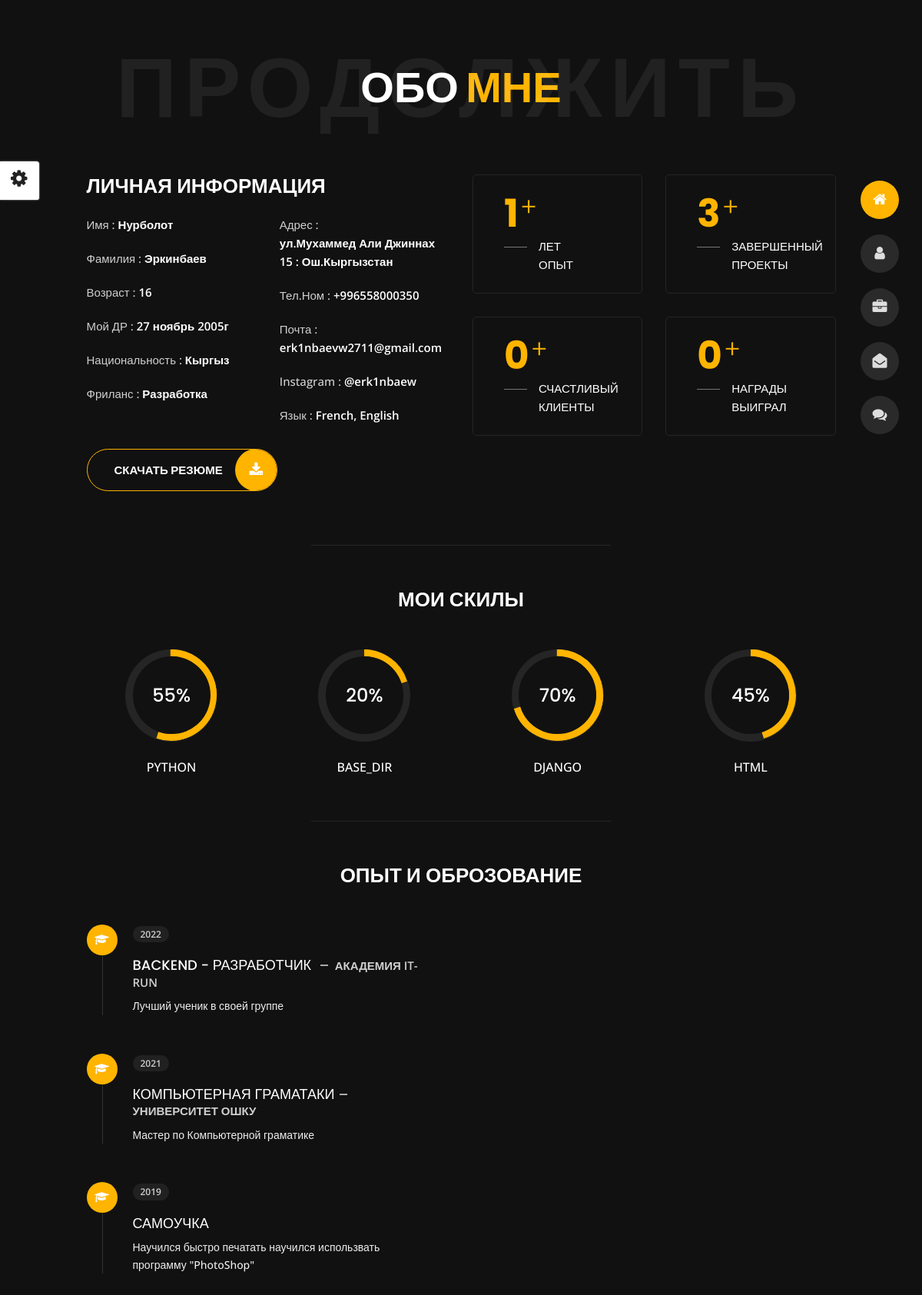
The page /about/ on the database its author committed.
### about/models.py (models this page shows)
class About(models.Model):
    my_name = models.CharField(max_length =245)
    my_desc = models.TextField()
    my_works1 = models.CharField(max_length =255)
    my_works2 = models.CharField(max_length =255)
    my_firstName = models.CharField(max_length =255)
    my_lastName = models.CharField(max_length =255)
    my_birthday = models.CharField(max_length =255)
    my_nationality = models.CharField(max_length =255)
    my_experience = models.CharField(max_length =255)
    my_adress=models.CharField(max_length = 255)
    my_freelance = models.CharField(max_length =255)
    my_language = models.CharField(max_length =255)
    my_phone = models.CharField(max_length =255)
    my_email = models.EmailField()
    my_instagram = models.CharField(max_length =255)
    my_youtube = models.URLField()
    my_age = models.CharField(max_length =255)
    my_proEnd = models.CharField(max_length =255)
    my_Award = models.CharField(max_length =255)
    my_happyPerson = models.CharField(max_length =255)
    my_photo = models.FileField(upload_to = 'photo/')

### about/views.py (the view)
# urls.py: path('about/',about, name = 'about'),
def about(request):
    about = About.objects.latest('id')
    context={
        'about':about
    }
    return render(request, 'about.html',context)

### templates/about.html (shortened to what this page needs)
{% extends 'homepage.html'%}
{%load static %}
{%block content%}
<body class='about'>
<div id="showSwitcher" class="styleSecondColor"><i class="fa fa-cog fa-spin"></i></div>
{%include 'header.html'%}
<section class="title-section text-left text-sm-center revealator-slideup revealator-once revealator-delay1">
    <h1>обо <span>МНЕ</span></h1>
    <span class="title-bg">Продолжить</span>
</section>
<section class="main-content revealator-slideup revealator-once revealator-delay1">
    <div class="container">
        <div class="row">
            <div class="col-12 col-lg-5 col-xl-6">
                <div class="row">
                    <div class="col-12">
                        <h3 class="text-uppercase custom-title mb-0 ft-wt-600">ЛИЧНАЯ ИНФОРМАЦИЯ</h3>
                    </div>
                    <div class="col-6">
                        <ul class="about-list list-unstyled open-sans-font">
                            <li> <span class="title">Имя :</span> <span class="value d-block d-sm-inline-block d-lg-block d-xl-inline-block">{{about.my_firstName}}</span> </li>
                            <li> <span class="title">Фамилия :</span> <span class="value d-block d-sm-inline-block d-lg-block d-xl-inline-block">{{about.my_lastName}}</span> </li>
                            <li> <span class="title">Возраст :</span> <span class="value d-block d-sm-inline-block d-lg-block d-xl-inline-block">{{about.my_age}}</span> </li>
                            <li> <span class="title">Мой ДР :</span> <span class="value d-block d-sm-inline-block d-lg-block d-xl-inline-block">{{about.my_birthday}}</span> </li>
                            <li> <span class="title">Национальность :</span> <span class="value d-block d-sm-inline-block d-lg-block d-xl-inline-block">{{about.my_nationality}}</span> </li>
                            <li> <span class="title">Фриланс :</span> <span class="value d-block d-sm-inline-block d-lg-block d-xl-inline-block">{{about.my_freelance}}</span> </li>
                        </ul>
                    </div>
                    <div class="col-6">
                        <ul class="about-list list-unstyled open-sans-font">
                            <li> <span class="title">Адрес :</span> <span class="value d-block d-sm-inline-block d-lg-block d-xl-inline-block">{{about.my_adress}}</span> </li>
                            <li> <span class="title">Тел.ном :</span> <span class="value d-block d-sm-inline-block d-lg-block d-xl-inline-block">{{about.my_phone}}</span> </li>
                            <li> <span class="title">Почта :</span> <span class="value d-block d-sm-inline-block d-lg-block d-xl-inline-block">{{about.my_email}}</span> </li>
                            <li> <span class="title">Instagram :</span> <span class="value d-block d-sm-inline-block d-lg-block d-xl-inline-block">{{about.my_instagram}}</span> </li>
                            <li> <span class="title">Язык :</span> <span class="value d-block d-sm-inline-block d-lg-block d-xl-inline-block">French, English</span> </li>
                        </ul>
                    </div>
                    <div class="col-12 mt-3">
                        <a class="button" href="#">
                            <span class="button-text">Скачать Резюме</span>
                            <span class="button-icon fa fa-download"></span>
                        </a>
                    </div>
                </div>
            </div>
            <div class="col-12 col-lg-7 col-xl-6 mt-5 mt-lg-0">
                <div class="row">
                    <div class="col-6">
                        <div class="box-stats with-margin">
                            <h3 class="poppins-font position-relative">{{about.my_experience}}</h3>
                            <p class="open-sans-font m-0 position-relative text-uppercase">Лет <span class="d-block">опыт</span></p>
                        </div>
                    </div>
                    <div class="col-6">
                        <div class="box-stats with-margin">
                            <h3 class="poppins-font position-relative">{{about.my_proEnd}}</h3>
                            <p class="open-sans-font m-0 position-relative text-uppercase">ЗАВЕРШЕННЫЙ <span class="d-block">Проекты</span></p>
                        </div>
                    </div>
                    <div class="col-6">
                        <div class="box-stats">
                            <h3 class="poppins-font position-relative">{{about.my_happyPerson}}</h3>
                            <p class="open-sans-font m-0 position-relative text-uppercase">СЧАСТЛИВЫЙ<span class="d-block">КЛИЕНТЫ</span></p>
                        </div>
                    </div>
                    <div class="col-6">
                        <div class="box-stats">
                            <h3 class="poppins-font position-relative">{{about.my_Award}}</h3>
                            <p class="open-sans-font m-0 position-relative text-uppercase">НАГРАДЫ <span class="d-block">ВЫИГРАЛ</span></p>
                        </div>
                    </div>
                </div>
            </div>
        </div>
        <hr class="separator">
        <div class="row">
            <div class="col-12">
                <h3 class="text-uppercase pb-4 pb-sm-5 mb-3 mb-sm-0 text-left text-sm-center custom-title ft-wt-600">Мои скилы</h3>
            </div>
            <div class="col-6 col-md-3 mb-3 mb-sm-5">
                <div class="c100 p55">
                    <span>55%</span>
                </div>
                <h6 class="text-uppercase open-sans-font text-center mt-2 mt-sm-4">Python</h6>
            </div>
            <div class="col-6 col-md-3 mb-3 mb-sm-5">
                <div class="c100 p20">
                    <span>20%</span>
                </div>
                <h6 class="text-uppercase open-sans-font text-center mt-2 mt-sm-4">BASE_DIR</h6>
            </div>
            <div class="col-6 col-md-3 mb-3 mb-sm-5">
                <div class="c100 p70">
                    <span>70%</span>
                </div>
                <h6 class="text-uppercase open-sans-font text-center mt-2 mt-sm-4">Django</h6>
            </div>
            <div class="col-6 col-md-3 mb-3 mb-sm-5">
                <div class="c100 p45">
                    <span>45%</span>
                </div>
                <h6 class="text-uppercase open-sans-font text-center mt-2 mt-sm-4">HTML</h6>
            </div>
        </div>
        <hr class="separator mt-1">
        <div class="row">
            <div class="col-12">
                <h3 class="text-uppercase pb-5 mb-0 text-left text-sm-center custom-title ft-wt-600">Опыт <span>И</span> Оброзование</h3>
            </div>
            <div class="col-lg-6 m-15px-tb">
                <div class="resume-box">
                    <ul>
                        <li>
                            <div class="icon">
                                <i class="fa fa-graduation-cap"></i>
                            </div>
                            <span class="time open-sans-font text-uppercase">2022</span>
                            <h5 class="poppins-font text-uppercase">Backend - разработчик <span class="place open-sans-font">Академия IT-Run</span></h5>
                            <p class="open-sans-font">Лучший ученик в своей группе</p>
                        </li>
                        <li>
                            <div class="icon">
                                <i class="fa fa-graduation-cap"></i>
                            </div>
                            <span class="time open-sans-font text-uppercase">2021</span>
                            <h5 class="poppins-font text-uppercase">Компьютерная граматаки <span class="place open-sans-font">Университет ОШКУ</span></h5>
                            <p class="open-sans-font">Мастер по Компьютерной граматике</p>
                        </li>
                        <li>
                            <div class="icon">
                                <i class="fa fa-graduation-cap"></i>
                            </div>
                            <span class="time open-sans-font text-uppercase">2019</span>
                            <h5 class="poppins-font text-uppercase">Самоучка </span></h5>
                            <p class="open-sans-font">Научился быстро печатать научился использвать программу "PhotoShop"</p>
                        </li>
                    </ul>
                </div>
            </div>
        </div>
    </div>
</section>
{%endblock%}

### static/css/circle.css (style rules this page uses)
.c100 { position: relative; font-size: 120px; width: 1em; height: 1em; border-radius: 50%; float: left; margin: 0 0.1em 0.1em 0; background-color: #cccccc; }
.c100 *, .c100 *:before, .c100 *:after { -webkit-box-sizing: content-box; -moz-box-sizing: content-box; box-sizing: content-box; }
.c100 > span { position: absolute; width: 100%; z-index: 1; left: 0; top: 0; width: 5em; line-height: 5em; font-size: 0.2em; color: #cccccc; display: block; text-align: center; white-space: nowrap; -webkit-transition-property: all; -moz-transition-property: all; -o-transition-property: all; transition-property: all; -webkit-transition-duration: 0.2s; -moz-transition-duration: 0.2s; -o-transition-duration: 0.2s; transition-duration: 0.2s; -webkit-transition-timing-function: ease-out; -moz-transition-timing-function: ease-out; -o-transition-timing-function: ease-out; transition-timing-function: ease-out; }
.c100:after { position: absolute; top: 0.08em; left: 0.08em; display: block; content: " "; border-radius: 50%; background-color: #f5f5f5; width: 0.84em; height: 0.84em; -webkit-transition-property: all; -moz-transition-property: all; -o-transition-property: all; transition-property: all; -webkit-transition-duration: 0.2s; -moz-transition-duration: 0.2s; -o-transition-duration: 0.2s; transition-duration: 0.2s; -webkit-transition-timing-function: ease-in; -moz-transition-timing-function: ease-in; -o-transition-timing-function: ease-in; transition-timing-function: ease-in; }

### static/css/skins/yellow.css (style rules this page uses)
.home h1, .about .box-stats h3, .title-section h1 span, #menu li.active a, body.light #menu li.active a, .blog .post-container:hover .post-content .entry-header h3 a, .blog .post-content .entry-header h3 a:hover, .contact .custom-span-contact i, .portfolio .slideshow figcaption h3, .portfolio .slideshow a, .portfolio .grid figure:hover figcaption, .blog-post .meta i { color: #ffb400; }
.home .home-details h1:before, .about .resume-box .icon, .contact ul.social li a:hover, body.light.contact ul.social li a:hover, .preloader .loader, .blog .page-link:hover, .blog .page-item.active .page-link, body.light.blog .page-link:hover, body.light.blog .page-item.active .page-link, .portfolio .grid li figure div, .header ul.icon-menu li.icon-box.active, .header ul.icon-menu li.icon-box:hover, body.light .header ul.icon-menu li.icon-box.active, body.light .header ul.icon-menu li.icon-box:hover, .btn, .header .icon-box h2, .home .color-block, .title-section hr, .portfolio .slideshow .carousel-indicators li.active, .button:before, .button-icon { background-color: #ffb400; }
.contact .contactform input[type=text]:focus, .contact .contactform input[type=email]:focus, .contact .contactform textarea:focus, body.light.contact .contactform input[type=text]:focus, body.light.contact .contactform input[type=email]:focus, body.light.contact .contactform textarea:focus, .blog .page-item.active .page-link, .blog .page-link:hover, body.light.blog .page-item.active .page-link, body.light.blog .page-link:hover, .button { border: 1px solid #ffb400; }

### static/css/styleswitcher.css (style rules this page uses)
#showSwitcher { z-index: 11111; margin-left:0px; position:fixed; left:0; top:210px; background: #fff; box-shadow:#ccc 0 0 2px; border-left:0; font-size:18px; display: block; -webkit-border-bottom-right-radius: 3px; -webkit-border-top-right-radius: 4px; -moz-border-radius-bottomright: 3px; -moz-border-radius-topright: 4px; border-bottom-right-radius: 3px; border-top-right-radius: 4px; padding: 10px 16px 10px 14px; cursor: pointer; }
#showSwitcher i { font-size:25px; color:#222; }

### rows shown on the page
About: my_firstName "Нурболот", my_lastName "Эркинбаев", my_age "16", my_birthday "27 ноябрь 2005г", my_nationality "Кыргыз", my_freelance "Разработка", my_adress "ул.Мухаммед Али Джиннах 15 : Ош.Кыргызстан", my_phone "+996558000350", my_email "erk1nbaevw2711@gmail.com", my_instagram "@erk1nbaew", my_experience "1", my_proEnd "3", my_happyPerson "0", my_Award "0"
